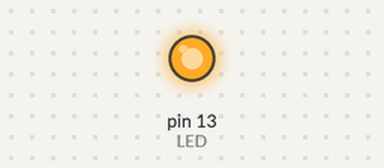
Simulated run of this sketch. Board: Arduino Uno, built with avr-gcc and run on an emulated ATmega328P. Parts: output pins drawn as LEDs (lit = HIGH). Sleep ends after the set time or at an interrupt.

Above: at 0.05 s.
At 4.1 s:
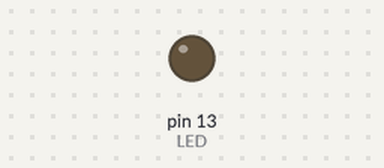
Timing chart, 0 to 10.6 s (numbered marks = the images above):
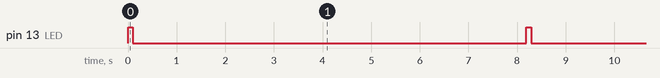

Measured:
- by itself, pin 13 (LED): alternates HIGH for 0.10 s and LOW for 8.1 s

The sketch:

uyku_wdt_8sn.ino
```cpp
// Uyku modu + watchdog kesmesi ile periyodik uyanma (8 sn) - avr/sleep.h, avr/wdt.h
//
// Pille calisan sensor dugumlerinin klasik yapisi: cogu zaman power-down uykusunda,
// 8 sn'de bir uyan, kisa bir olcum/is yap, tekrar uyu.
//
// Watchdog burada RESET degil KESME modunda kullanilir (WDIE=1, WDE=0). Watchdog kesmesi
// uykudaki islemciyi uyandirir; ISR icinde bir sey yapmak gerekmez.
//
// Baglanti: sadece dahili led (D13). Gercek bir sensor ekleyeceksen "is()" fonksiyonuna yaz.
//
// Tuketim hesabi icin (ornek): uyanik 10 ms, uykuda 8 sn ise cihaz zamanin %99.9'unda uykudadir;
// ortalama akim ~ (uyanik akim * 0.125%) + (uyku akimi * 99.875%).

#include <avr/sleep.h>
#include <avr/wdt.h>
#include <avr/power.h>

const int LED = 13;

ISR(WDT_vect) {
  // Bos: watchdog kesmesi uykudan uyandirmak icin yeterli
}

void wdt8snKesmeModu() {
  noInterrupts();
  wdt_reset();
  MCUSR &= ~(1 << WDRF);                      // watchdog reset bayragini temizle
  WDTCSR |= (1 << WDCE) | (1 << WDE);         // ayar degistirme izni (4 saat cevrimi icinde yaz)
  WDTCSR = (1 << WDIE) | (1 << WDP3) | (1 << WDP0);   // kesme modu, 8 sn periyot
  interrupts();
}

void uyu() {
  set_sleep_mode(SLEEP_MODE_PWR_DOWN);
  noInterrupts();
  sleep_enable();
  sleep_bod_disable();
  interrupts();
  sleep_cpu();                      // WDT kesmesi gelene kadar uyur
  sleep_disable();
}

void is() {                         // uyaninca yapilacak kisa is (burada led yakip sondurur)
  digitalWrite(LED, HIGH);
  delay(100);
  digitalWrite(LED, LOW);
}

void setup() {
  pinMode(LED, OUTPUT);
  power_adc_disable();              // ADC kullanilmiyor
  power_spi_disable();
  power_twi_disable();
  wdt8snKesmeModu();
}

void loop() {
  is();
  uyu();                            // 8 sn sonra WDT kesmesiyle uyanip loop basina doner
}
```
